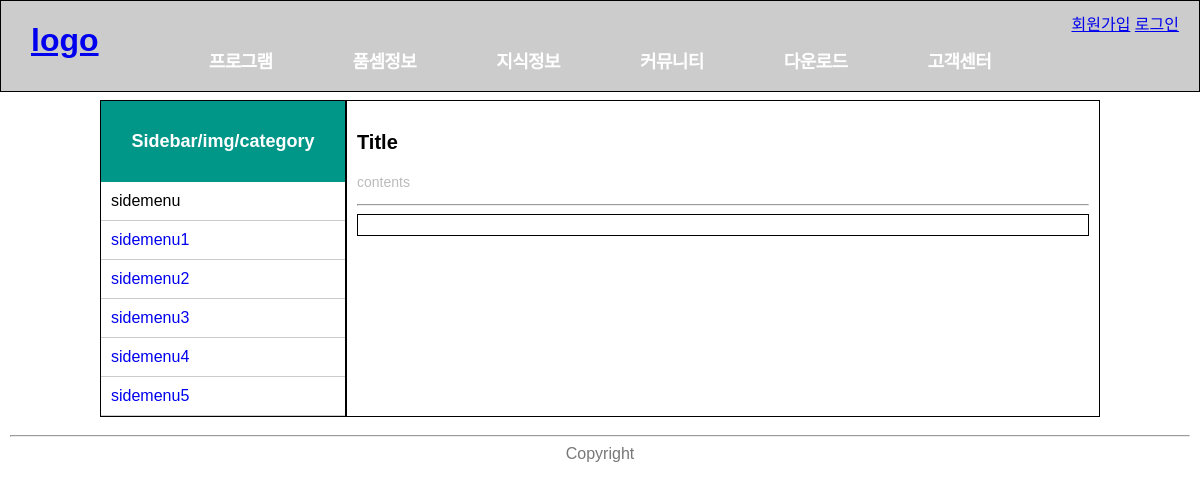
Page /board/ on the earlier database version.
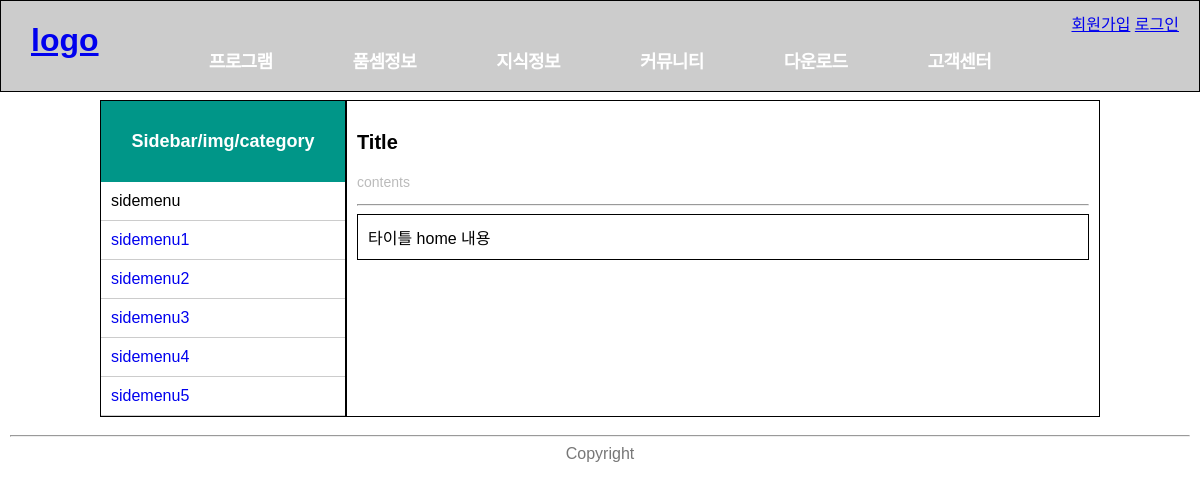
Same page on the later database version.
### blog/models.py (models this page shows, shortened)
class Board(models.Model):
    name = models.ForeignKey(settings.AUTH_USER_MODEL, on_delete=models.CASCADE)
    title = models.CharField(max_length = 255)
    body = models.TextField()
    created_date = models.DateTimeField(
        default=timezone.now)

### blog/views.py (the view)
# urls.py: path('board/', blog.views.board, name="board"),
def board(request):
    boards = Board.objects
    return render(request, 'blog/board.html', {'boards':boards})

### blog/templates/blog/board.html (shortened to what this page needs)
{% extends "base.html" %}
    {% block content %}
    {% for board in boards.all %}
    <div class = "board">
        {{ board.title }}
        {{ board.name }}
        {{ board.body }}
    </div>
    {% endfor %}
    {% endblock %}

### firstproject/templates/base.html (shortened to what this page needs)
{% load static %}
<!DOCTYPE html>
<html lang="ko">
<head>
  <link rel="stylesheet" href="{% static 'css/main_style.css' %}">
</head>
<body>
  <header>
        <div id="headerwrap">
            <div id="header">
                <h1>
                    <a href="{% url 'home' %}">logo</a>
                </h1>
                <div class="nav1">
                  {% if user.is_authenticated %}
                  <a>안녕하세요. {{ user.username }}님 </a>
                  <a href="javascript:{document.getElementById('logout').submit()}">Logout</a>
                  <form id="logout" method="POST" action="{% url 'logout' %}">{% csrf_token %}
                    <input type="hidden" />
                  </form>
                  {% else %}
                  <a href="{% url 'signup' %}">회원가입</a>
                  <a href="{% url 'login' %}">로그인</a>
                  {% endif %}
                </div>
                <div id="gnb">
                    <ul class="gw">
                        <li><a href="{% url 'home' %}">프로그램</a></li>
                        <li><a href="{% url 'about' %}">품셈정보</a></li>
                        <li><a href="{% url 'board' %}">지식정보</a></li>
                        <li><a>커뮤니티</a></li>
                        <li><a>다운로드</a></li>
                        <li><a>고객센터</a></li>
                    </ul>
                </div>
            </div>
        </div>
  </header>
    <section class="content-wrap">
    <nav>
      <section class="nav_title">Sidebar/img/category</section>
      <ul class="menu">
        <li><a>sidemenu</a></li>
        <li><a href="#">sidemenu1</a></li>
        <li><a href="#none">sidemenu2</a></li>
        <li><a href="#">sidemenu3</a></li>
        <li><a href="#">sidemenu4</a></li>
        <li><a href="#none">sidemenu5</a></li>
      </ul>
    </nav>
    <article>
      <h1>Title</h1>
      <p>contents</p>
      <hr>
      <section>
        <article>
            {% block content %}
            {% endblock%}
        </article>
      </section>
    </article>
  </section>
  <footer>
        <div>
            <hr>
            Copyright
        </div>
  </footer>
</body>
</html>

### static/css/main_style.css (style rules this page uses)
* { box-sizing:border-box; }
body { margin:0; padding:0; font-family: 'Nanum Gothic', Arial, Helvetica, sans-serif;; }
#header h1 a { padding : 0; margin-left:30px; margin-top:40px; }
#headerwrap { position:fixed; top:0; left:0; width:100%; text-align:center; z-index:1000; border:1px solid black; }
#headerwrap #header { position:relative; max-width:100%; height:90px; margin:0 auto; text-align:left; }
#header { display:flex; height:auto; background-color: #ccc; margin :0; height: 100px; }
#header .nav1 { position: absolute; top:10px; right: 20px; color:white; z-index:1; }
#gnb { position:absolute; width: 800px; width:100%; }
#gnb .gw { display: flex; justify-content: center; overflow:hidden; width:100%; padding:0; }
#gnb .gw li { float:left; width:12%; list-style : none; }
#gnb .gw li a { display:block; width:100%; height:91px; line-height:91px; text-align:center; font-weight:800; font-size:18px; color: white; letter-spacing:-0.5pt; text-decoration:none; }
header { display:flex; flex:1; }
section { display: -webkit-flex; display: flex; }
.content-wrap { margin :0 auto; margin-top : 100px; width : 1000px; }
.nav_title { display: flex; justify-content: center; padding : 30px 0 30px 0; font-size: 18px; font-weight : bold; height:auto; background-color: #009688; color:white; }
nav { -webkit-flex: 1; -ms-flex: 1; flex: 1; background: white; border : 1px solid black; }
nav ul { list-style-type: none; padding : 0px; margin:0; }
nav ul li { padding: 0; border-bottom : 1px solid #ccc; }
nav ul a { display:flex; text-decoration: none; padding: 10px; }
article { -webkit-flex: 3; -ms-flex: 3; flex: 3; background-color: white; padding: 10px; border : 1px solid black; }
article h1 { font-size: 20px; }
article p { font-size:14px; color:#bbb; }
footer { background-color: white; padding: 10px; text-align: center; color: #777; }

Differences in the rows shown:
added Board: title "타이틀", name "home", body "내용"
